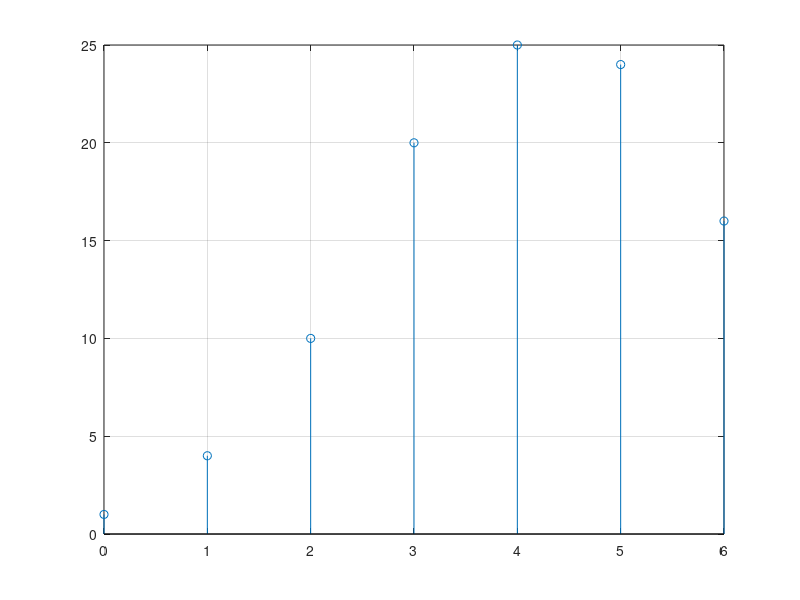

Write the MATLAB code that produced this figure.
clc;close all;clear all;

x = [1 2 3 4];
h1 = [4 3 2 1];
h = fliplr(h1);

xln = length(x);
hln = length(h);

X = [x,zeros(1,hln)];
H = [h, zeros(1,xln)];
N = xln+hln - 1;


for i=1:N
  Y(i) = 0;
  for j=1:xln
    if(i-j+1>0)
      Y(i) = Y(i) + X(j)*H(i-j+1);
    endif
  end
end
%xlow = input('Enter low of x : ');
%hlow = input('Enter low of h : ');
xlow =0;
hlow = 0;
nlow = xlow + hlow;

nhigh = (xlow + xln-1) + (hlow + hln-1);

t = nlow:nhigh;

stem(t,Y);
grid on;
